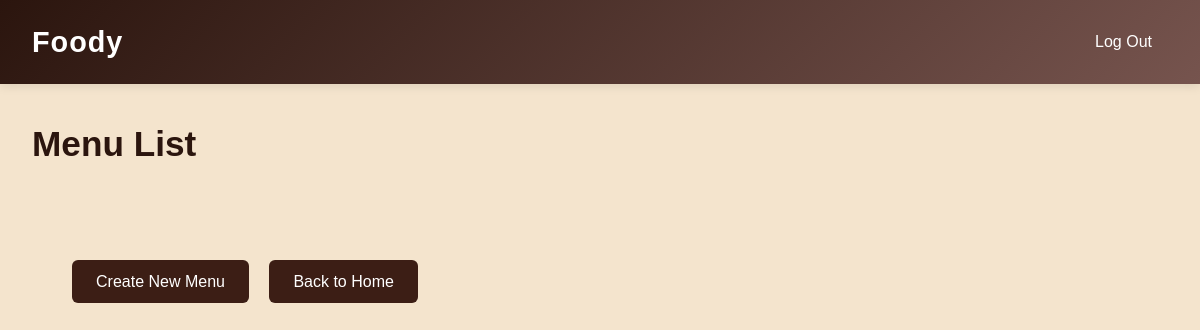
Before: /Foody/DiningRoomManager/viewMenu.php with the older database file.
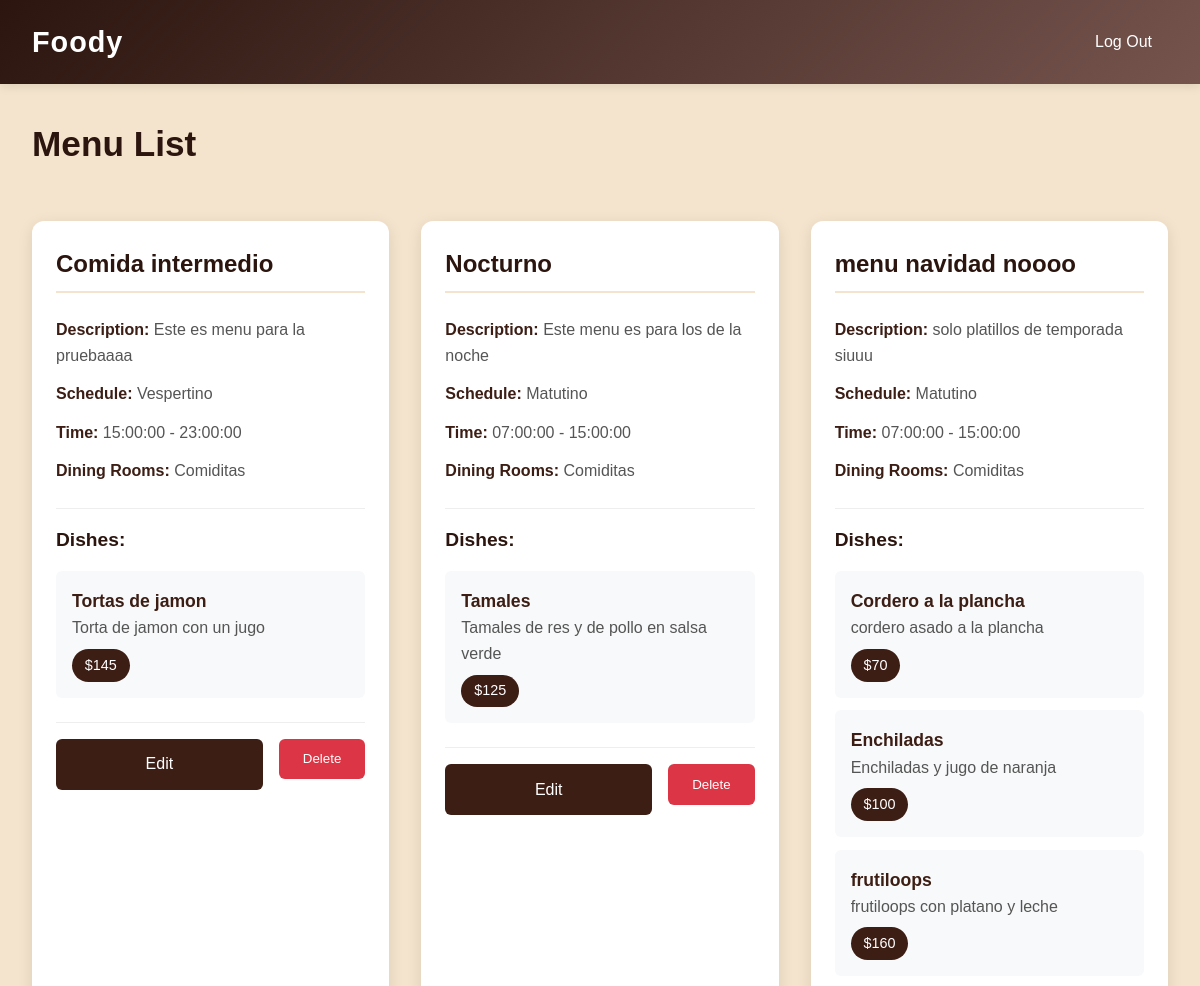
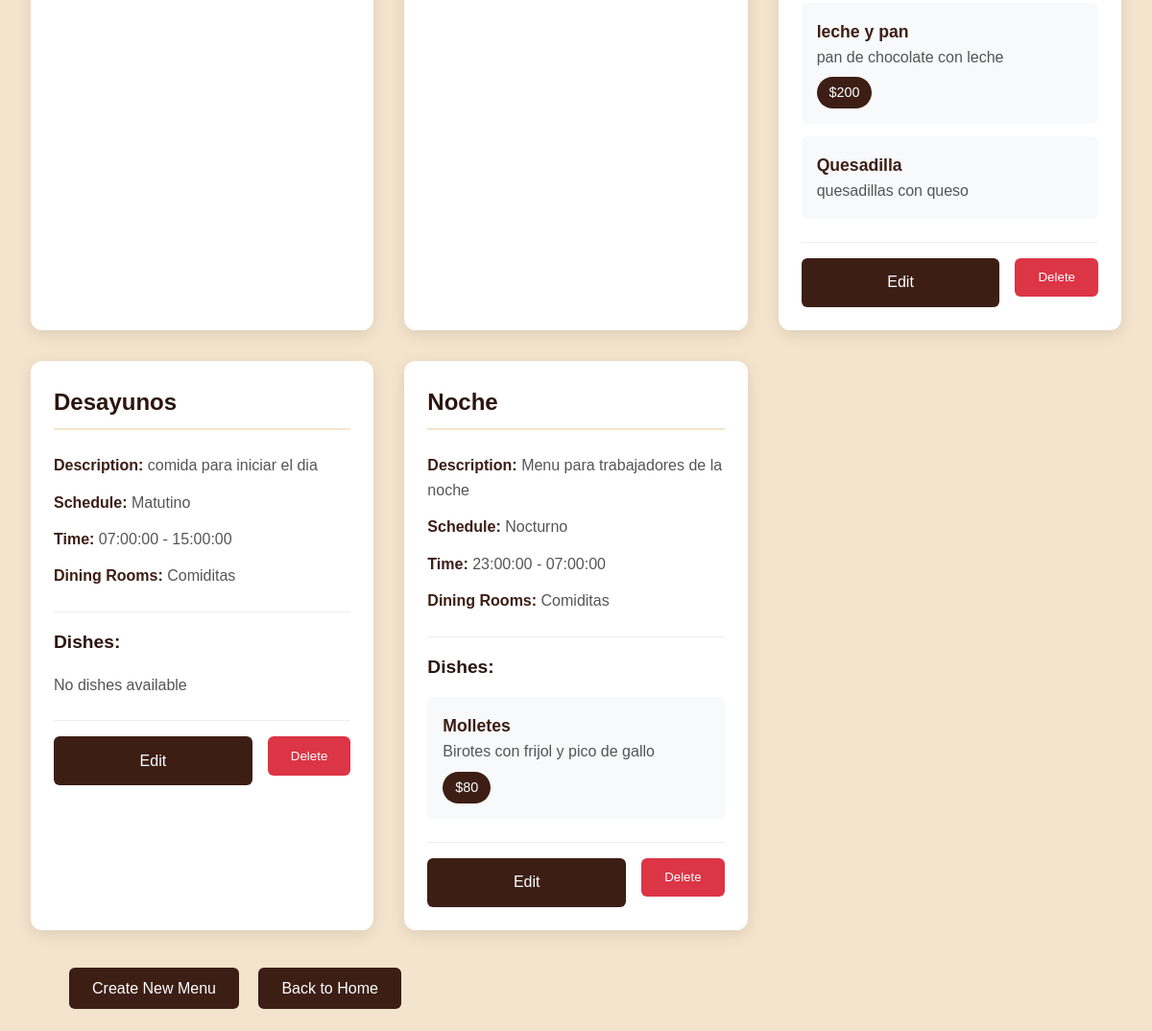
After: the same page with the newer database file (2 pictures, top to bottom).
### tables this page shows
CREATE TABLE `menu` (
  `code` varchar(5) NOT NULL,
  `name` varchar(30) NOT NULL,
  `description` varchar(60) NOT NULL,
  `menu_type` int NOT NULL,
  PRIMARY KEY (`code`),
  KEY `menu_type` (`menu_type`),
  CONSTRAINT `menu_type` FOREIGN KEY (`menu_type`) REFERENCES `menu_type` (`num`)
);

CREATE TABLE `menu_type` (
  `num` int NOT NULL AUTO_INCREMENT,
  `description` varchar(10) NOT NULL,
  `start_time` time NOT NULL,
  `end_time` time NOT NULL,
  PRIMARY KEY (`num`)
);

### Foody/DiningRoomManager/viewMenu.php (the view, shortened to what this page needs)
<?php
global $conn;
$query = "SELECT m.*, mt.description as schedule_type,
          mt.start_time, mt.end_time,
          GROUP_CONCAT(DISTINCT dr.name SEPARATOR ', ') as dining_rooms,
          GROUP_CONCAT(DISTINCT d.name SEPARATOR '||') as dishes,
          GROUP_CONCAT(DISTINCT d.description SEPARATOR '||') as dish_descriptions,
          GROUP_CONCAT(DISTINCT d.price SEPARATOR '||') as dish_prices
          FROM menu m
          LEFT JOIN menu_type mt ON m.menu_type = mt.num
          LEFT JOIN dining_menu dm ON m.code = dm.menu
          LEFT JOIN diningRoom dr ON dm.diningRoom = dr.num
          LEFT JOIN dish d ON m.code = d.menu
          GROUP BY m.code
          ORDER BY m.code";
$result = $conn->query($query);
?>
<!DOCTYPE html>
<html lang="en">
<head>
    <link rel="stylesheet" href="/css/DiningRoMCSS/viewMenu.css">
</head>
<body>
    <header>
        <div class="menu">
            <a href="homeDiningRoom.php" class="logo">Foody</a>
            <nav class="navbar">
                <ul>
                    <li><a href="../index.php">Log Out</a></li>
                </ul>
            </nav>
        </div>
    </header>
    <div class="header-actions">
    <h1>Menu List</h1>
    </div>
    <div class="container">
        <div class="menus-grid">
        <?php while ($menu = $result->fetch_assoc()): ?>
            <div class="menu-card">
                <h3><?php echo htmlspecialchars($menu['name']); ?></h3>
                <div class="menu-info">
                    <p><strong>Description:</strong> <?php echo htmlspecialchars($menu['description']); ?></p>
                    <p><strong>Schedule:</strong> <?php echo htmlspecialchars($menu['schedule_type']); ?></p>
                    <p><strong>Time:</strong> <?php echo htmlspecialchars($menu['start_time']); ?> - <?php echo htmlspecialchars($menu['end_time']); ?></p>
                    <p><strong>Dining Rooms:</strong> <?php echo htmlspecialchars($menu['dining_rooms'] ?? 'None assigned'); ?></p>
                    <div class="dishes-section">
    <h4>Dishes:</h4>
    <?php
    if (!empty($menu['dishes'])) {
        $dishes = explode('||', $menu['dishes']);
        $descriptions = !empty($menu['dish_descriptions']) ? explode('||', $menu['dish_descriptions']) : array();
        $prices = !empty($menu['dish_prices']) ? explode('||', $menu['dish_prices']) : array();
        for ($i = 0; $i < count($dishes); $i++) {
            echo '<div class="dish-item">';
            echo '<strong>' . htmlspecialchars($dishes[$i] ?? 'N/A') . '</strong><br>';
            if (isset($descriptions[$i])) {
                echo htmlspecialchars($descriptions[$i]) . '<br>';
            }
            if (isset($prices[$i])) {
                echo '<span class="dish-price">$' . htmlspecialchars($prices[$i]) . '</span>';
            }
            echo '</div>';
        }
    } else {
        echo '<p>No dishes available</p>';
    }
    ?>
</div>
                </div>
                <div class="menu-actions">
                    <a href="editMenu.php?code=<?php echo urlencode($menu['code']); ?>" class="btn btn-edit">Edit</a>
                    <form method="POST" style="display: inline;" onsubmit="return confirm('Are you sure you want to delete this menu?');">
                        <button type="submit" name="delete_menu" class="btn btn-delete">Delete</button>
                    </form>
                </div>
            </div>
        <?php endwhile; ?>
    </div>
    <div class="header-actions">
            <div>
                <a href="createmenu.php" class="btn btn-create">Create New Menu</a>
                <a href="homeDiningRoom.php" class="btn btn-home">Back to Home</a>
            </div>
        </div>
</body>
</html>

Changed rows visible on the page:
added menu: name "Comida intermedio", description "Este es menu para la pruebaaaa", menu_type.description "Vespertino", menu_type.start_time "15:00:00", menu_type.end_time "23:00:00", dining_rooms "Comiditas", i "Tortas de jamon", i "Torta de jamon con un jugo", i "145"
added menu: name "Nocturno", description "Este menu es para los de la noche", menu_type.description "Matutino", menu_type.start_time "07:00:00", menu_type.end_time "15:00:00", dining_rooms "Comiditas", i "Tamales", i "Tamales de res y de pollo en salsa verde", i "125"
added menu: name "menu navidad noooo", description "solo platillos de temporada siuuu", menu_type.description "Matutino", menu_type.start_time "07:00:00", menu_type.end_time "15:00:00", dining_rooms "Comiditas", i "Cordero a la plancha", i "cordero asado a la plancha", i "70", i "Enchiladas", i "Enchiladas y jugo de naranja", i "100", i "frutiloops", i "frutiloops con platano y leche", i "160", i "leche y pan", i "pan de chocolate con leche", i "200", i "Quesadilla", i "quesadillas con queso", shown under "Menu List"
added menu: name "Desayunos", description "comida para iniciar el dia", menu_type.description "Matutino", menu_type.start_time "07:00:00", menu_type.end_time "15:00:00", dining_rooms "Comiditas", shows "No dishes available", shown under "Menu List"
added menu: name "Noche", description "Menu para trabajadores de la noche", menu_type.description "Nocturno", menu_type.start_time "23:00:00", menu_type.end_time "07:00:00", dining_rooms "Comiditas", i "Molletes", i "Birotes con frijol y pico de gallo", i "80"
